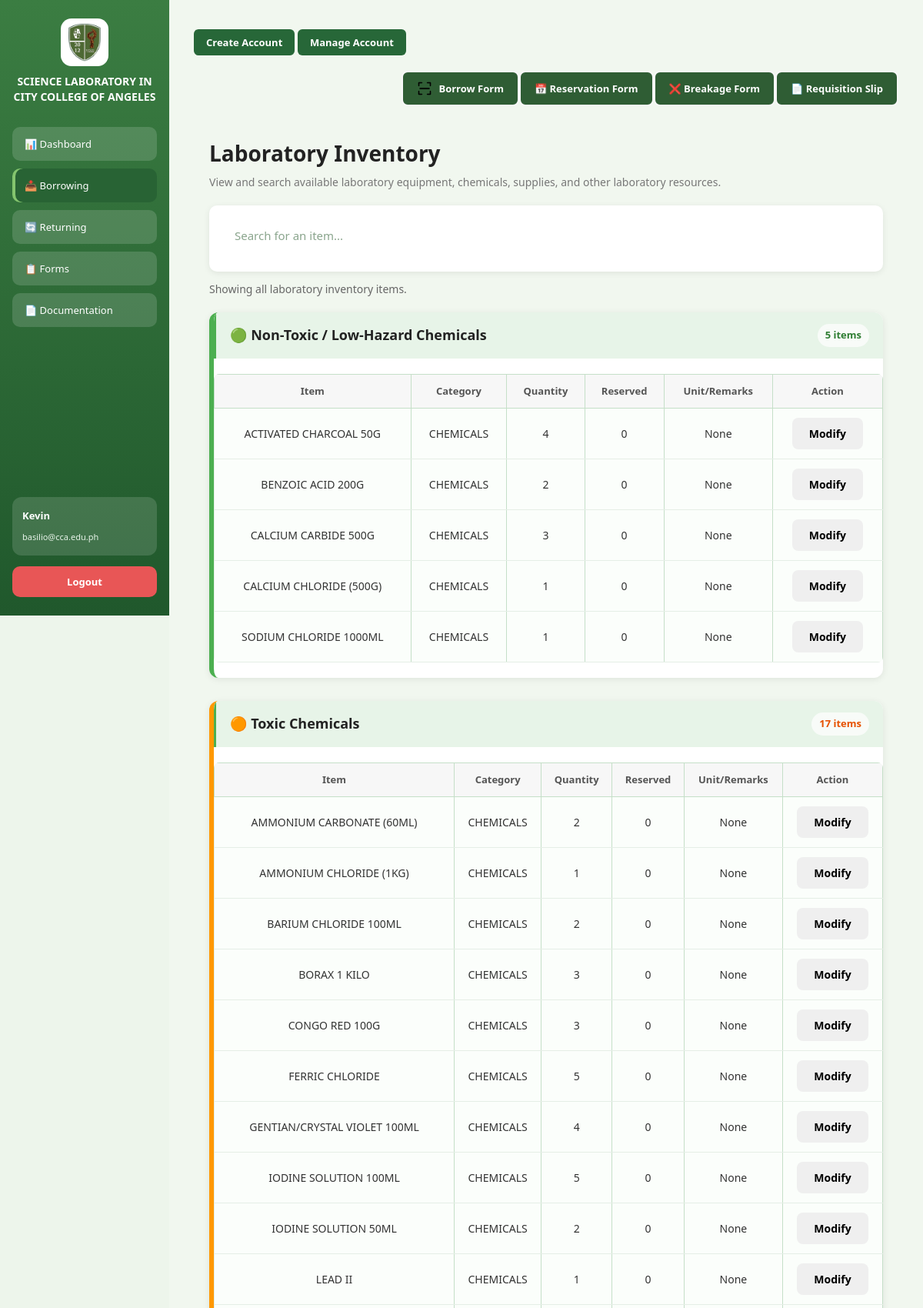
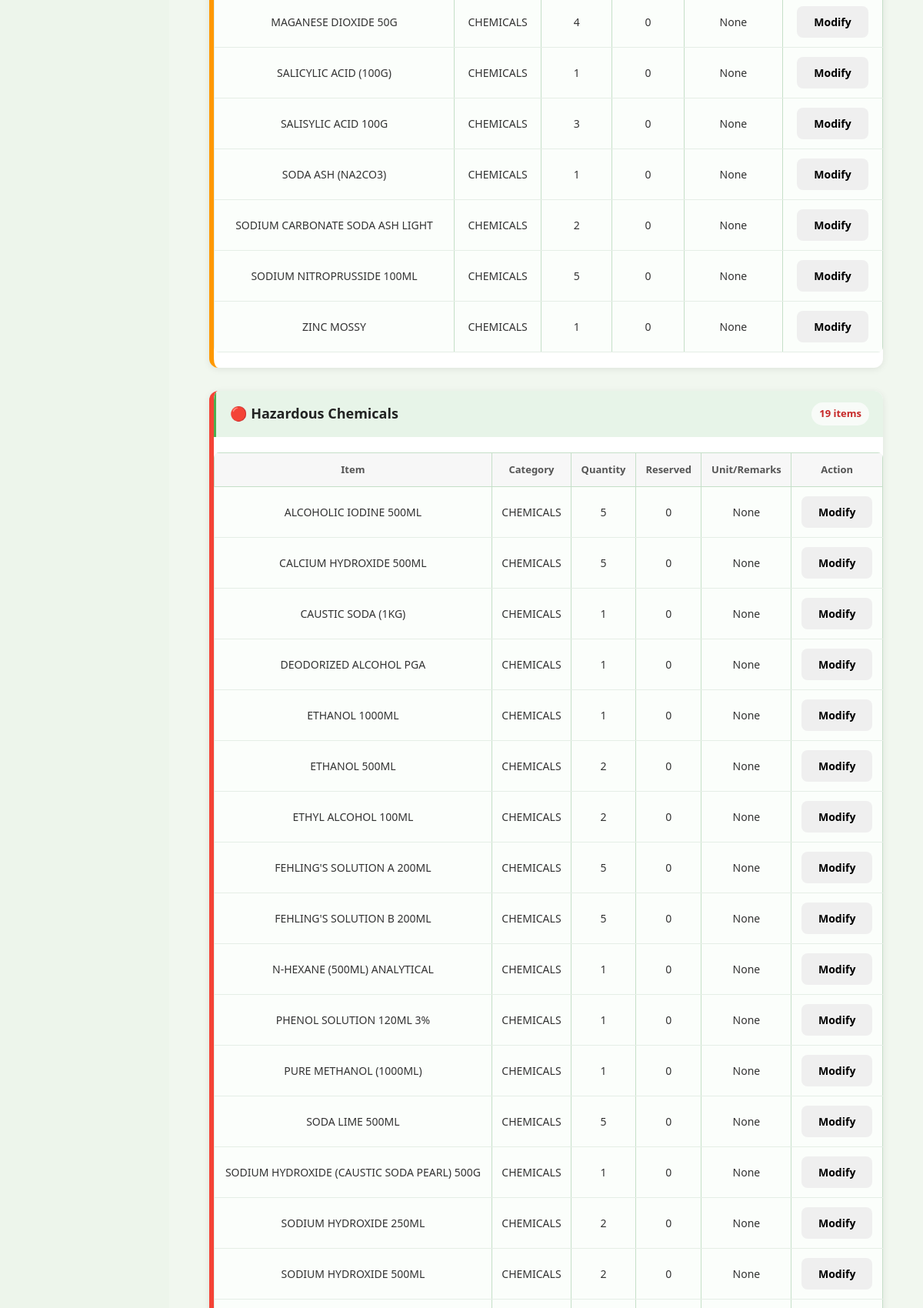
Screenshot of /borrow (signed in, upper part) with the database file from the repository (2 pictures, top to bottom).
### tables this page shows
CREATE TABLE "Items" (
	"ItemID"	INTEGER,
	"Code"	TEXT NOT NULL,
	"Category"	TEXT NOT NULL,
	"Type"	TEXT NOT NULL,
	"Status"	TEXT NOT NULL,
	"Remarks"	TEXT,
	"Class"	TEXT,
	PRIMARY KEY("ItemID")
);

### app.py (the view)
@app.route('/borrow')
@isLogin
def borrow():
    conn = sqlite3.connect(DB_PATH, timeout=5)
    conn.row_factory = sqlite3.Row
    cursor = conn.cursor()
    cursor.execute("""
    SELECT
        MIN(Items.ItemID) AS ItemID,
        Items.Category,
        TRIM(Items.Class) AS Class,
        Items.Type,
        Items.Remarks,
        COUNT(DISTINCT Items.ItemID) AS Quantity,
        COUNT(DISTINCT Reservation.ReservationID) AS reservedItems
    FROM Items
    LEFT JOIN Reservation
        ON Items.ItemID = Reservation.ItemID
    GROUP BY
        Items.Category,
        TRIM(Items.Class),
        Items.Type,
        Items.Remarks
""")
    items = cursor.fetchall()
    conn.close()
    return render_template('borrow.html', items=items, dateFiled = dateFiled)

### app.py (called while the page is built)
def isLogin(func):
    @wraps(func)
    def wrapper(*args, **kwargs):
        if 'username' not in session:
            return render_template('login.html')
        return func(*args, **kwargs)
    return wrapper

### templates/borrow.html (shortened to what this page needs)
<!DOCTYPE html>
<html>
<head>
    <link rel="stylesheet" href="{{ url_for('static', filename='dashboard.css') }}">
</head>
<body>
<div class="container">
<div class="sidebar">
    <div class="logo-header">
        <img src="{{ url_for('static', filename='images/logo.png') }}" class="logo">
        <h2 class="title">
            SCIENCE LABORATORY IN<br>
            CITY COLLEGE OF ANGELES
        </h2>
    </div>
    <button class="menu-btn" onclick="location.href='dashboard'">
        📊 Dashboard
    </button>
    <button class="menu-btn active">
        📥 Borrowing
    </button>
    <button class="menu-btn" onclick="location.href='returning'">
        🔄 Returning
    </button>
    <button class="menu-btn" onclick="location.href='broken'">
        📋 Forms
    </button>
    <button class="menu-btn" onclick="location.href='documentation'">
        📄 Documentation
    </button>
    <div class="user-box">
        <p class="name">
            {{   session['username']   }}
        </p>
        <small>
            basilio@cca.edu.ph
        </small>
    </div>
    <button class="logout-btn" onclick="logout()">
        Logout
    </button>
</div>
<div class="main">
            {% if session['role'] == 'superAdmin' %}
                <button onclick="openForm('createAccount')">Create Account</button>
                <button onclick="manageAccount()">Manage Account</button>
            {% endif %}
<div class="top-bar">
    <button class="qr-btn" onclick="openForm('checkID')">
        <img
        src="{{ url_for('static', filename='images/icon.png') }}"
        class="qr-icon">
        Borrow Form
    </button>
    <button class="top-btn" onclick="openForm('reservationForm')">
        📅 Reservation Form
    </button>
    <button class="top-btn" onclick="openForm('breakageForm')">
        ❌ Breakage Form
    </button>
    <button class="top-btn" onclick="openForm('requisitionForm')">
        📄 Requisition Slip
    </button>
</div>
<div class="inventory-container">
    <div class="inventory-header">
        <h2>Laboratory Inventory</h2>
        <p>
            View and search available laboratory equipment, chemicals,
            supplies, and other laboratory resources.
        </p>
    </div>
    <div class="inventory-search-container">
        <input
            type="text"
            id="inventorySearch"
            placeholder="Search for an item..."
            oninput="searchInventory()"
        >
    </div>
    <p class="search-result" id="searchResult">
        Showing all laboratory inventory items.
    </p>
<div class="inventory-category category-nontoxic">
    <div class="category-header">
        <h3>🟢 Non-Toxic / Low-Hazard Chemicals</h3>
        <span class="category-count">
            <span class="category-visible-count">{{ items | selectattr("Class", "equalto", "NON-TOXIC") | list | length }}</span> items
        </span>
    </div>
    <div class="inventory-table-wrapper">
        <table class="inventory-table">
            <thead>
                <tr>
                    <th style="text-align:center;">Item</th>
                    <th style="text-align:center;">Category</th>
                    <th style="text-align:center;">Quantity</th>
                    <th style="text-align:center;">Reserved</th>
                    <th style="text-align:center;">Unit/Remarks</th>
                    {% if session["role"] == "superAdmin" %}
                                        <th style="text-align:center;"> Action
                                        </th>
                                    {% endif %}
                </tr>
            </thead>
            <tbody>
                {% for item in items %}
                    {% if item["Class"] == "NON-TOXIC" %}
                        <tr>
                            <td>{{ item["Type"] }}</td>
                            <td>{{ item["Category"] }}</td>
                            <td>{{ item["Quantity"] }}</td>
                            <td>{{ item["reservedItems"] }}</td>
                            <td>{{ item["Remarks"] }}</td>
                              {% if session["role"] == "superAdmin" %}
                            <td>
                                <button onclick="openForm('modifyForm', '{{ item['ItemID'] }}')">
                                    Modify
                                </button>
                            </td>
                             {% endif %}
                        </tr>
                    {% endif %}
                {% endfor %}
            </tbody>
        </table>
    </div>
</div>
<div class="inventory-category category-toxic">
    <div class="category-header">
        <h3>🟠 Toxic Chemicals</h3>
        <span class="category-count">
            <span class="category-visible-count">{{ items | selectattr("Class", "equalto", "TOXIC CHEMICALS") | list | length }}</span> items
        </span>
    </div>
    <div class="inventory-table-wrapper">
        <table class="inventory-table">
            <thead>
                <tr>
                    <th style="text-align:center;">Item</th>
                    <th style="text-align:center;">Category</th>
                    <th style="text-align:center;">Quantity</th>
                    <th style="text-align:center;">Reserved</th>
                    <th style="text-align:center;">Unit/Remarks</th>
                    {% if session["role"] == "superAdmin" %}
                                        <th style="text-align:center;"> Action
                                        </th>
                                    {% endif %}
                </tr>
            </thead>
            <tbody>
                {% for item in items %}
                    {% if item["Class"] == "TOXIC CHEMICALS" %}
                        <tr>
                            <td>{{ item["Type"] }}</td>
                            <td>{{ item["Category"] }}</td>
                            <td>{{ item["Quantity"] }}</td>
                            <td>{{ item["reservedItems"] }}</td>
                            <td>{{ item["Remarks"] }}</td>
                            {% if session["role"] == "superAdmin" %}
                            <td>
                                <button onclick="openForm('modifyForm', '{{ item['ItemID'] }}')">
                                    Modify
                                </button>
                            </td>
                             {% endif %}
                        </tr>
                    {% endif %}
                {% endfor %}
            </tbody>
        </table>
    </div>
</div>
<div class="inventory-category category-hazardous">
    <div class="category-header">
        <h3>🔴 Hazardous Chemicals</h3>
        <span class="category-count">
            <span class="category-visible-count">{{ items | selectattr("Class", "equalto", "HAZARDOUS CHEMICALS") | list | length }}</span> items
        </span>
    </div>
    <div class="inventory-table-wrapper">
        <table class="inventory-table">
            <thead>
                <tr>
                    <th style="text-align:center;">Item</th>
                    <th style="text-align:center;">Category</th>
                    <th style="text-align:center;">Quantity</th>
                    <th style="text-align:center;">Reserved</th>
                    <th style="text-align:center;">Unit/Remarks</th>
                    {% if session["role"] == "superAdmin" %}
                                        <th style="text-align:center;"> Action
                                        </th>
                                    {% endif %}
                </tr>
            </thead>
            <tbody>
                {% for item in items %}
                    {% if item["Class"] == "HAZARDOUS CHEMICALS" %}
                        <tr>
                            <td>{{ item["Type"] }}</td>
                            <td>{{ item["Category"] }}</td>
                            <td>{{ item["Quantity"] }}</td>
                            <td>{{ item["reservedItems"] }}</td>
                            <td>{{ item["Remarks"] }}</td>
                            {% if session["role"] == "superAdmin" %}
                            <td>
                                <button onclick="openForm('modifyForm', '{{ item['ItemID'] }}')">
                                    Modify
                                </button>
                            </td>
                             {% endif %}
                        </tr>
                    {% endif %}
                {% endfor %}
            </tbody>
        </table>
    </div>
</div>
</div>
</div>
</div>
</body>
</html>

### rows the page displays
Items: Type "CALCIUM CHLORIDE (500G)", Category "CHEMICALS", Quantity "1", reservedItems "0", Remarks "None"
Items: Type "SODIUM CHLORIDE 1000ML", Category "CHEMICALS", Quantity "1", reservedItems "0", Remarks "None"
Items: Type "AMMONIUM CHLORIDE (1KG)", Category "CHEMICALS", Quantity "1", reservedItems "0", Remarks "None"
Items: Type "LEAD II", Category "CHEMICALS", Quantity "1", reservedItems "0", Remarks "None"
Items: Type "SALICYLIC ACID (100G)", Category "CHEMICALS", Quantity "1", reservedItems "0", Remarks "None"
Items: Type "SODA ASH (NA2CO3)", Category "CHEMICALS", Quantity "1", reservedItems "0", Remarks "None"
Items: Type "ZINC MOSSY", Category "CHEMICALS", Quantity "1", reservedItems "0", Remarks "None"
Items: Type "CAUSTIC SODA (1KG)", Category "CHEMICALS", Quantity "1", reservedItems "0", Remarks "None"
Items: Type "DEODORIZED ALCOHOL PGA", Category "CHEMICALS", Quantity "1", reservedItems "0", Remarks "None"
Items: Type "ETHANOL 1000ML", Category "CHEMICALS", Quantity "1", reservedItems "0", Remarks "None"
Items: Type "N-HEXANE (500ML) ANALYTICAL", Category "CHEMICALS", Quantity "1", reservedItems "0", Remarks "None"
Items: Type "PHENOL SOLUTION 120ML 3%", Category "CHEMICALS", Quantity "1", reservedItems "0", Remarks "None"
Items: Type "PURE METHANOL (1000ML)", Category "CHEMICALS", Quantity "1", reservedItems "0", Remarks "None"
Items: Type "SODIUM HYDROXIDE (CAUSTIC SODA PEARL) 500G", Category "CHEMICALS", Quantity "1", reservedItems "0", Remarks "None"

### other values shown
{{ session['username'] }} "Kevin"
{{ items | selectattr("Class", "equalto", "NON-TOXIC") | list | length }} "5"
{{ item["Type"] }} "ACTIVATED CHARCOAL 50G" "BENZOIC ACID 200G" "CALCIUM CARBIDE 500G"
{{ item["Category"] }} "CHEMICALS" "CHEMICALS" "CHEMICALS"
{{ item["Quantity"] }} "4" "2" "3"
{{ item["reservedItems"] }} "0" "0" "0"
{{ item["Remarks"] }} "None" "None" "None"
{{ item["Type"] }} "AMMONIUM CARBONATE (60ML)" "BARIUM CHLORIDE 100ML" "BORAX 1 KILO" "CONGO RED 100G" "FERRIC CHLORIDE" "GENTIAN/CRYSTAL VIOLET 100ML" "IODINE SOLUTION 100ML" "IODINE SOLUTION 50ML" "MAGANESE DIOXIDE 50G" "SALISYLIC ACID 100G" "SODIUM CARBONATE SODA ASH LIGHT" "SODIUM NITROPRUSSIDE 100ML"
{{ item["Category"] }} "CHEMICALS" "CHEMICALS" "CHEMICALS" "CHEMICALS" "CHEMICALS" "CHEMICALS" "CHEMICALS" "CHEMICALS" "CHEMICALS" "CHEMICALS" "CHEMICALS" "CHEMICALS"
{{ item["Quantity"] }} "2" "2" "3" "3" "5" "4" "5" "2" "4" "3" "2" "5"
{{ item["reservedItems"] }} "0" "0" "0" "0" "0" "0" "0" "0" "0" "0" "0" "0"
{{ item["Remarks"] }} "None" "None" "None" "None" "None" "None" "None" "None" "None" "None" "None" "None"
{{ item["Type"] }} "ALCOHOLIC IODINE 500ML" "CALCIUM HYDROXIDE 500ML" "ETHANOL 500ML" "ETHYL ALCOHOL 100ML" "FEHLING'S SOLUTION A 200ML" "FEHLING'S SOLUTION B 200ML" "SODA LIME 500ML" "SODIUM HYDROXIDE 250ML" "SODIUM HYDROXIDE 500ML"
{{ item["Category"] }} "CHEMICALS" "CHEMICALS" "CHEMICALS" "CHEMICALS" "CHEMICALS" "CHEMICALS" "CHEMICALS" "CHEMICALS" "CHEMICALS"
{{ item["Quantity"] }} "5" "5" "2" "2" "5" "5" "5" "2" "2"
